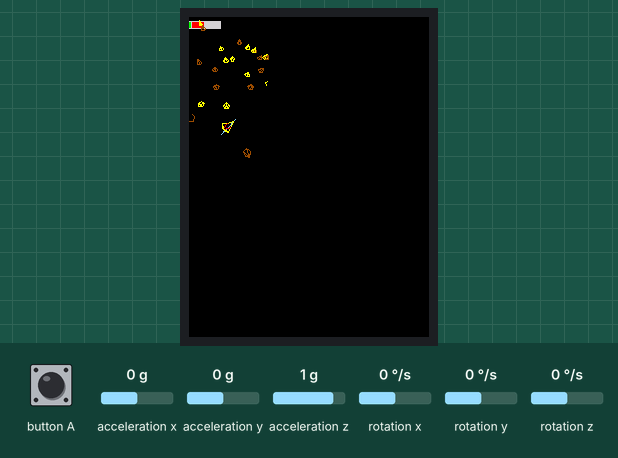
Simulated run of this program. Board: ESP32. Parts: 240×320 colour display. The test bench sets the inputs (shaded band); at power-on: acceleration x 0 g, acceleration z 1 g, acceleration y 0 g, rotation x 0 °/s, rotation y 0 °/s, rotation z 0 °/s. Random numbers use the default seed unless the program sets one.

Above: at 1.22 s.
1.5 s: acceleration x set to -1.4 g
At 1.83 s:
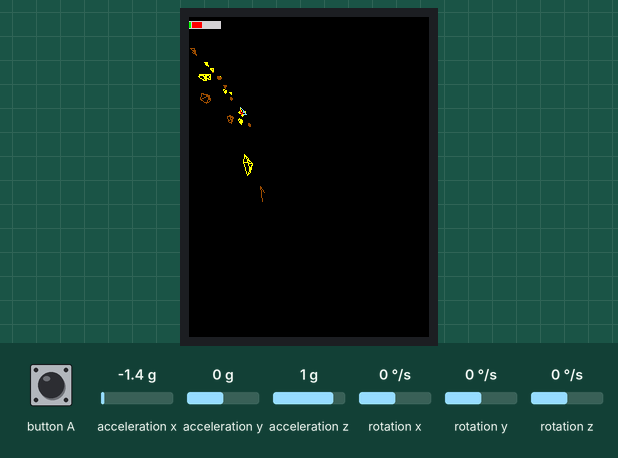
3.1 s: acceleration z set to -1.4 g
At 3.35 s:
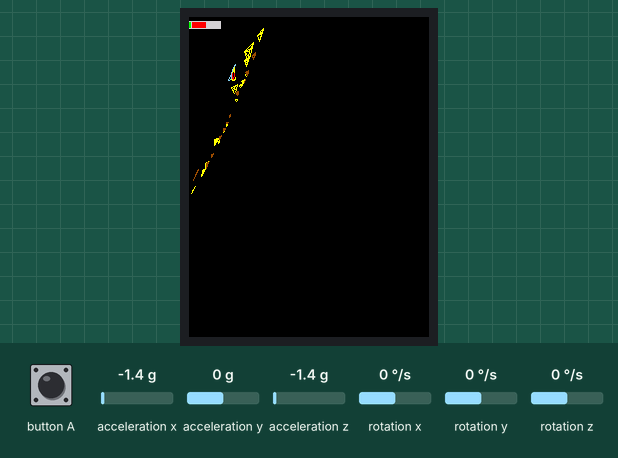
4.7 s: acceleration x set to -0.8 g
At 4.88 s:
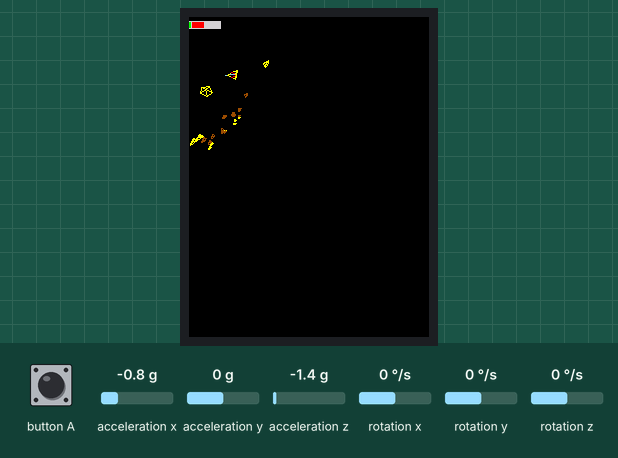
6.2 s: acceleration z set to -0.8 g
At 6.4 s:
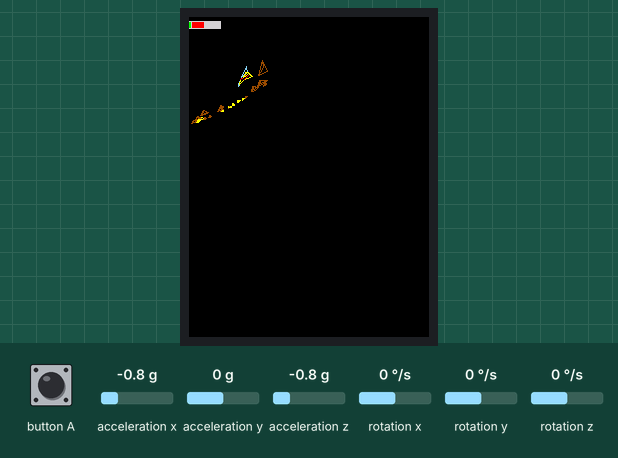
Timing chart, 0 to 8.7 s (numbered marks = the images above; inputs shaded):
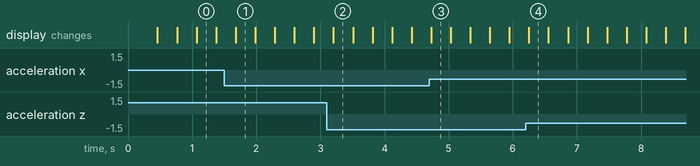

The program:

main.cpp
```cpp
#include <M5StickC.h>
#include <time.h>
#define LGFX_AUTODETECT
#include <LovyanGFX.hpp>

static LGFX lcd;

static constexpr const int ScreenWidth = 80;
static constexpr const int ScreenHeight = 160;
static constexpr const float Left = -1.0f;
static constexpr const float Right = 1.0f;
static constexpr const float Top = ((float)ScreenHeight / (float)ScreenWidth);
static constexpr const float Bottom = -((float)ScreenHeight / (float)ScreenWidth);
static constexpr const float Near = 1.0f;
static constexpr const float Far = 100.0f;
static constexpr const int NbTransBuff = 1024;

#include "def.h"
//
#include "modeldata.h"
#include "mapdata.h"

ModelUnit model = {
    &planeMdl,
    {0.0f, 0.0f, 0.0f},
    {0.0f, 0.0f, 0.0f, 1.0f},
    {1.0f, 1.0f, 1.0f},
    -1};
ModelUnit cursor = {
    &pentaMdl,
    {0.0f, 0.0f, 0.0f},
    {0.0f, 0.0f, 0.0f, 1.0f},
    {1.0f, 1.0f, 1.0f},
    -1};

// 透視変換行列
const Matrix frustum = {
    2.0f * Near / (Right - Left),
    0.0f,
    (Right + Left) / (Right - Left),
    0.0f,

    0.0f,
    2.0f * Near / (Top - Bottom),
    (Top + Bottom) / (Top - Bottom),
    0.0f,

    0.0f,
    0.0f,
    -((Far + Near) / (Far - Near)),
    (-2.0f * Far * Near) / (Far - Near),

    0.0f,
    0.0f,
    -1.0f,
    0.0f,
};
// ビュー変換
Quaternion modelViewQ, modelViewQN;
// ビュースタック
Matrix modelView;
Matrix mvStack[2];
int mvStackIdx = 0;
Vector transBuffer[NbTransBuff];
Vector eraseBuffer[NbTransBuff];
int transIdx;

// 画面消去用
struct DrawBBox : public BoundingBox
{
  DrawBBox() : BoundingBox(ScreenWidth, ScreenHeight) {}

  void draw()
  {
    // 一応データは取るけど描画が遅いので消去には使わない
    // if (enabled)
    //   lcd.fillRect(dl, dt, w, h, TFT_BLACK);
    enabled = false;
  }
};

DrawBBox bboxList[64];
int nbUseBBox;
int nbReqBBox;

// 前のフレームで描画した部分を消去
void clearPrevDraw()
{
  for (int i = 0; i < nbUseBBox; i++)
  {
    auto &bb = bboxList[i];
    bb.draw();
  }
  for (int i = 0; i < nbReqBBox; i++)
  {
    auto &bb = bboxList[i];
    bb.fix();
    bb.clear();
  }
  nbUseBBox = nbReqBBox;
  nbReqBBox = 0;
}
//
DrawBBox &getBBox()
{
  return bboxList[nbReqBBox++];
}

//
void IdentityMatrix(Matrix &m)
{
  for (int i = 0; i < 16; i++)
  {
    m[i] = (i % 5 == 0) ? 1.0f : 0.0f;
  }
}

// クォータニアンからマトリクスへ
void Quat2Mat(Matrix &m, const Quaternion &q)
{
  const float x = q[0];
  const float y = q[1];
  const float z = q[2];
  const float w = q[3];
  const float xy2 = 2.0f * x * y;
  const float wz2 = 2.0f * w * z;
  const float xz2 = 2.0f * x * z;
  const float wy2 = 2.0f * w * y;
  const float yz2 = 2.0f * y * z;
  const float wx2 = 2.0f * w * x;

  m[0] = 1.0f - 2.0f * y * y - 2.0f * z * z;
  m[1] = xy2 + wz2;
  m[2] = xz2 - wy2;
  m[3] = 0.0f;
  m[4] = xy2 - wz2;
  m[5] = 1.0f - 2.0f * x * x - 2.0f * z * z;
  m[6] = yz2 + wx2;
  m[7] = 0.0f;
  m[8] = xz2 + wy2;
  m[9] = yz2 - wx2;
  m[10] = 1.0f - 2.0f * x * x - 2.0f * y * y;
  m[11] = 0.0f;
  m[12] = 0.0f;
  m[13] = 0.0f;
  m[14] = 0.0f;
  m[15] = 1.0f;
}

// 逆変換クォータニアン
void QuatNeg(Quaternion &rq, const Quaternion &q)
{
  rq[3] = q[3];
  rq[0] = -q[0];
  rq[1] = -q[1];
  rq[2] = -q[2];
}

// 正規化
void QuatUnit(Quaternion &q)
{
  auto l = q[0] * q[0] + q[1] * q[1] + q[2] * q[2] + q[3] * q[3];
  l = 1.0f / sqrt(l);
  q[0] *= l;
  q[1] *= l;
  q[2] *= l;
  q[3] *= l;
}

// クォータニアン乗算
void QuatMul(Quaternion &rq, const Quaternion &q0, const Quaternion &q1)
{
  double w0 = q0[3], w1 = q1[3];
  double x0 = q0[0], x1 = q1[0];
  double y0 = q0[1], y1 = q1[1];
  double z0 = q0[2], z1 = q1[2];

  double d0, d1, d2, d3;
  d0 = w0 * w1;
  d1 = x0 * x1;
  d2 = y0 * y1;
  d3 = z0 * z1;
  rq[3] = d0 - d1 - d2 - d3;

  d0 = w0 * x1;
  d1 = x0 * w1;
  d2 = y0 * z1;
  d3 = z0 * y1;
  rq[0] = d0 + d1 + d2 - d3;

  d0 = w0 * y1;
  d1 = y0 * w1;
  d2 = z0 * x1;
  d3 = x0 * z1;
  rq[1] = d0 + d1 + d2 - d3;

  d0 = w0 * z1;
  d1 = z0 * w1;
  d2 = x0 * y1;
  d3 = y0 * x1;
  rq[2] = d0 + d1 + d2 - d3;
}

// クォータニアンの回転
void QuatRot(Quaternion &rq, const Quaternion &q, const Quaternion &b)
{
  Quaternion n, tmp;
  QuatNeg(n, q);
  QuatMul(tmp, q, b);
  QuatMul(rq, tmp, n);
}

// ベクトル正規化
void UnitVector(Vector &v)
{
  float x = v[0];
  float y = v[1];
  float z = v[2];
  float l = 1.0f / sqrt(x * x + y * y + z * z);
  v[0] = x * l;
  v[1] = y * l;
  v[2] = z * l;
}

// マトリクスにベクタをかける
void MultiVector(Vector &r, const Matrix &m, const Vector &v)
{
  const float tx = v[0];
  const float ty = v[1];
  const float tz = v[2];
  float x = tx * m[0] + ty * m[1] + tz * m[2];
  float y = tx * m[4] + ty * m[5] + tz * m[6];
  float z = tx * m[8] + ty * m[9] + tz * m[10];
  r[0] = x;
  r[1] = y;
  r[2] = z;
}
// 移動
void MoveMatrix(Matrix &m, float x, float y, float z)
{
  float tx = x * m[0] + y * m[1] + z * m[2];
  float ty = x * m[4] + y * m[5] + z * m[6];
  float tz = x * m[8] + y * m[9] + z * m[10];
  m[3] += tx;
  m[7] += ty;
  m[11] += tz;
}
// ベクタの座標変換
void Translate(Vector &r, const Matrix &m, const Vector &v)
{
  const float tx = v[0];
  const float ty = v[1];
  const float tz = v[2];
  float x = tx * m[0] + ty * m[1] + tz * m[2] + m[3];
  float y = tx * m[4] + ty * m[5] + tz * m[6] + m[7];
  float z = tx * m[8] + ty * m[9] + tz * m[10] + m[11];
  r[0] = x;
  r[1] = y;
  r[2] = z;
}
// 転置
void TransposeMatrix(Matrix &m)
{
  auto m01 = m[1];
  auto m02 = m[2];
  auto m10 = m[4];
  auto m12 = m[6];
  auto m20 = m[8];
  auto m21 = m[9];
  m[1] = m10;
  m[2] = m20;
  m[4] = m01;
  m[6] = m21;
  m[8] = m02;
  m[9] = m12;
}

// マトリクスでの回転
void RotateMatrix(Matrix &t, const Matrix &r)
{
  for (int i = 0; i < 3; i++)
  {
    int idx = i * 4;
    float x = t[idx];
    float y = t[idx + 1];
    float z = t[idx + 2];
    t[idx + 0] = x * r[0] + y * r[4] + z * r[8];
    t[idx + 1] = x * r[1] + y * r[5] + z * r[9];
    t[idx + 2] = x * r[2] + y * r[6] + z * r[10];
  }
}

// マトリクスのスケール
void ScaleMatrix(Matrix &m, float x, float y, float z)
{
  m[0] *= x;
  m[1] *= y;
  m[2] *= z;
  m[4] *= x;
  m[5] *= y;
  m[6] *= z;
  m[8] *= x;
  m[9] *= y;
  m[10] *= z;
}

// マトリクス同士の乗算
void MultiMatrix(Matrix &rm, const Matrix &m0, const Matrix &m1)
{
  for (int i = 0; i < 4; i++)
  {
    int r = i * 4;
    for (int j = 0; j < 4; j++)
    {
      int ri = r + j;
      int ci = j + i;
      rm[ri] = m0[ri + 0] * m1[ci + 0] + m0[ri + 1] * m1[ci + 4] + m0[ri + 2] * m1[ci + 8] + m0[ri + 3] * m1[ci + 12];
    }
  }
}

// 透視変換
void TranslateView(Vector &r, const Vector &v)
{
  Translate(r, frustum, v);

  auto z = r[2];
  if (z < 0.0f)
  {
    auto x = r[0] / z;
    auto y = r[1] / z;
    // 中心のずれた行列には対応しない
    if (abs(x) < Right && abs(y) < Top)
    {
      constexpr const float halfW = (float)ScreenWidth * 0.5f;
      constexpr const float halfH = (float)ScreenHeight * 0.5f;

      r[0] = x * halfW + halfW;
      r[1] = y * halfH + halfH;
    }
    else
      r[2] = 1.0f;
  }
}

// 外積
void OuterVector(Vector &r, const Vector &v0, const Vector &v1)
{
  float x0 = v0[0], x1 = v1[0];
  float y0 = v0[1], y1 = v1[1];
  float z0 = v0[2], z1 = v1[2];
  r[0] = y0 * z1 - y1 * z0;
  r[1] = z0 * x1 - z1 * x0;
  r[2] = x0 * y1 - x1 * y0;
}

// カメラ
void SetCamera(const Vector &eye, const Vector &target, const Vector &up)
{
  float ex = -eye[0];
  float ey = -eye[1];
  float ez = -eye[2];
  float evx = target[0] + ex;
  float evy = target[1] + ey;
  float evz = target[2] + ez;
  float evl = 1.0f / sqrt(evx * evx + evy * evy + evz * evz);
  Vector front, side, tup;
  front[0] = evx * evl;
  front[1] = evy * evl;
  front[2] = evz * evl;
  OuterVector(side, up, front);
  UnitVector(side);
  OuterVector(tup, front, side);
  UnitVector(tup);
  modelView[0] = side[0];
  modelView[1] = tup[0];
  modelView[2] = front[0];
  modelView[3] = 0.0f;
  modelView[4] = side[1];
  modelView[5] = tup[1];
  modelView[6] = front[1];
  modelView[7] = 0.0f;
  modelView[8] = side[2];
  modelView[9] = tup[2];
  modelView[10] = front[2];
  modelView[11] = 0.0f;
  modelView[12] = 0.0f;
  modelView[13] = 0.0f;
  modelView[14] = 0.0f;
  modelView[15] = 1.0f;
  TransposeMatrix(modelView);
  MoveMatrix(modelView, ex, ey, ez);
}

// マトリックススタック操作
void PushMV()
{
  auto &t = mvStack[mvStackIdx++];
  memcpy(t, modelView, sizeof(Matrix));
}
void PopMV()
{
  auto &t = mvStack[--mvStackIdx];
  memcpy(modelView, t, sizeof(Matrix));
}

//
void transSetup()
{
  transIdx = 0;
}

// モデル座標変換
void CalcModel(ModelUnit &mdlunit)
{
  auto &mdl = *mdlunit.model;
  if (transIdx + mdl.numPos >= NbTransBuff)
  {
    // 頂点バッファが足りない
    mdlunit.transIdx = -1;
    return;
  }

  PushMV();
  MoveMatrix(modelView, mdlunit.position[0], mdlunit.position[1], mdlunit.position[2]);
  Matrix p;
  Quat2Mat(p, mdlunit.posture);
  RotateMatrix(modelView, p);
  ScaleMatrix(modelView, mdlunit.scale[0], mdlunit.scale[1], mdlunit.scale[2]);
  mdlunit.transIdx = transIdx;
  auto &dbb = getBBox();
  for (int i = 0; i < mdl.numPos; i++)
  {
    Vector dst;
    Translate(dst, modelView, mdl.point[i]);
    auto &tb = transBuffer[transIdx++];
    TranslateView(tb, dst);
    dbb.update(tb[0], tb[1]);
  }
  PopMV();
}

// 描画したエッジ単位で消去する
struct EraseEdge
{
  float x0, y0, x1, y1;
};
EraseEdge eraseEdge[1024];
int nbErase = 0;

// モデル描画
void DrawModel(const ModelUnit &mdlunit)
{
  if (mdlunit.transIdx < 0)
  {
    // バッファが足りない or 変換されていない
    return;
  }
  auto &mdl = *mdlunit.model;
  Vector *renderBuff = transBuffer + mdlunit.transIdx;
  for (int i = 0; i < mdl.numEdge; i++)
  {
    auto &e = mdl.edge[i];
    auto p0 = renderBuff[e.p0];
    auto p1 = renderBuff[e.p1];
    if (p0[2] < 0.0f && p1[2] < 0.0f)
    {
      // 描画しつつそのエッジ情報を保存する
      auto x0 = p0[0];
      auto y0 = p0[1];
      auto x1 = p1[0];
      auto y1 = p1[1];
      lcd.drawLine(x0, y0, x1, y1, e.color);
      auto &ee = eraseEdge[nbErase++];
      ee.x0 = x0;
      ee.y0 = y0;
      ee.x1 = x1;
      ee.y1 = y1;
    }
  }
}

// 描画したエッジを消去
void eraseEdges()
{
  for (int i = 0; i < nbErase; i++)
  {
    auto &e = eraseEdge[i];
    lcd.drawLine(e.x0, e.y0, e.x1, e.y1, TFT_BLACK);
  }
  nbErase = 0;
}

// マップ生成
MapData *genMap(const MapGenDef *mgd)
{
  auto mapData = new MapData;
  const int nbMdl = mgd->nbMdlList;
  const int nbInBlk = mgd->nbMdlInBlock;
  const int nbBlk = mgd->nbBlocks;
  const auto nbTotalMdl = nbInBlk * nbBlk;
  const auto length = mgd->blockLength;
  mapData->blocks = new MapBlock[nbBlk];
  mapData->models = new ModelUnit[nbTotalMdl];
  mapData->nbBlock = mgd->nbBlocks;
  randomSeed(millis());
  // generate model
  for (int mi = 0; mi < nbTotalMdl; mi++)
  {
    auto &mdl = mapData->models[mi];
    mdl.model = mgd->mdlList[mi % nbMdl];
    auto px = (float)(random(0, 2000) - 1000) * 0.001f;
    auto py = (float)(random(0, 2000) - 1000) * 0.001f;
    auto pz = (float)(random(0, 2000) - 1000) * 0.001f;
    mdl.position[0] = px * mgd->blockWidth;
    mdl.position[1] = py * mgd->blockHeight;
    mdl.position[2] = pz * length;
    mdl.transIdx = -1;
    // TODO
    mdl.posture[0] = 0.0f;
    mdl.posture[1] = 0.0f;
    mdl.posture[2] = 0.0f;
    mdl.posture[3] = 1.0f;
    mdl.scale[0] = 1.0f;
    mdl.scale[1] = 1.0f;
    mdl.scale[2] = 1.0f;
  }
  // generate block
  constexpr float offsetLength = 20.0f;
  mapData->length = offsetLength;
  for (int bi = 0; bi < nbBlk; bi++)
  {
    auto &block = mapData->blocks[bi];
    block.modelList = new int[nbInBlk];
    for (int i = 0; i < nbInBlk; i++)
    {
      block.modelList[i] = bi * nbInBlk + i;
    }
    block.idxList = new int[nbInBlk];
    block.nbModels = nbInBlk;
    block.pos = bi * length + offsetLength;

    mapData->length += mgd->blockLength;
  }
  return mapData;
}

//
void CalcMap(MapData &mapdata)
{
  static float v = 0.0f;
  for (int i = 0; i < mapdata.nbBlock; i++)
  {
    auto &block = mapdata.blocks[i];
    if ((v - 10.0f) > block.pos || (v + 50.0f) < block.pos)
    {
      block.draw = false;
      continue;
    }
    block.draw = true;
    PushMV();
    MoveMatrix(modelView, 0.0f, 0.0f, block.pos - v);
    for (int j = 0; j < block.nbModels; j++)
    {
      int mi = block.modelList[j];
      auto &mdl = mapdata.models[mi];
      int oi = mdl.transIdx;
      CalcModel(mdl);
      block.idxList[j] = mdl.transIdx;
      mdl.transIdx = oi;
    }
    PopMV();
  }
  v += 0.2f;
  if (v > mapdata.length)
    v = 0.0f;
}
//
void DrawMap(MapData &mapdata)
{
  for (int i = 0; i < mapdata.nbBlock; i++)
  {
    auto &block = mapdata.blocks[i];
    if (block.draw == false)
      continue;
    for (int j = 0; j < block.nbModels; j++)
    {
      int mi = block.modelList[j];
      auto &mdl = mapdata.models[mi];
      int oi = mdl.transIdx;
      mdl.transIdx = block.idxList[j];
      DrawModel(mdl);
      mdl.transIdx = oi;
    }
  }
}

// アプリ初期化
void setup()
{
  lcd.init();
  lcd.setRotation(0);
  lcd.setBrightness(80);

  lcd.setColor(TFT_NAVY);

  M5.MPU6886.Init();

  for (auto &bb : bboxList)
  {
    bb.clear();
    bb.fix();
  }
  nbUseBBox = 0;
  nbReqBBox = 0;

  mapData = genMap(&mGenData);
  delay(100);
}

// アプリループ
void loop()
{
  auto st = millis();

  static unsigned long dt = 0;
  static unsigned long udt = 0;
  static float accX = 0.0f;
  static float accY = 0.0f;
  static float accZ = 0.0f;
  static float gyroX = 0.0f;
  static float gyroY = 0.0f;
  static float gyroZ = 0.0f;

  M5.MPU6886.getGyroData(&gyroX, &gyroY, &gyroZ);
  M5.MPU6886.getAccelData(&accX, &accY, &accZ);

  if (digitalRead(M5_BUTTON_HOME) == LOW)
  {
  }

  transSetup();
  {
    constexpr const float Pi = 3.14159265f;
    static int cnt = 0;
    float rb = (float)cnt / 360.0f;
    cnt = (cnt + 1) % 360;

    float rad = rb * Pi;

    // object
    model.posture[0] = 0.0f;
    model.posture[1] = sin(rad);
    model.posture[2] = 0.0f;
    model.posture[3] = cos(rad);
    model.position[0] = 0.0f;
    model.position[1] = 2.5f;
    model.position[2] = 3.0f;
    // camera
    Quaternion rot, rotn, rotx, roty;
    int rxi = max(min(accZ * 50.0f, 100.0f), -100.0f);
    int ryi = max(min(accX * 50.0f, 100.0f), -100.0f);
    float rx = (float)rxi * Pi * 0.003f;
    float ry = (float)ryi * Pi * 0.003f;
    rotx[0] = sin(rx);
    rotx[1] = 0.0f;
    rotx[2] = 0.0f;
    rotx[3] = cos(rx);
    roty[0] = 0.0f;
    roty[1] = sin(ry);
    roty[2] = 0.0f;
    roty[3] = cos(ry);
    QuatMul(rot, rotx, roty);
    QuatUnit(rot);
    QuatNeg(rotn, rot);
    Quaternion te, ev = {0.0f, 5.0f, -10.0f, 0.0f}, eu = {0.0f, 1.0f, 0.0f, 0.0f};
    QuatMul(te, rot, ev);
    QuatMul(ev, te, rotn);
    QuatMul(te, rot, eu);
    QuatMul(eu, te, rotn);
    Vector eye, up;
    eye[0] = ev[0];
    eye[1] = ev[1];
    eye[2] = ev[2] + 10.0f;
    up[0] = eu[0];
    up[1] = eu[1];
    up[2] = eu[2];
    Vector tgt = {0.0f, 2.0f, 10.0f};
    SetCamera(eye, tgt, up);
    // display
    CalcMap(*mapData);
    CalcModel(model);
  }

  udt = millis() - st;
  lcd.startWrite();
  {
    clearPrevDraw();
    eraseEdges();
    lcd.fillRect(0, 4, 32, 8, TFT_LIGHTGREY);
    lcd.fillRect(0, 5, udt * 2, 6, TFT_GREEN);
    lcd.fillRect(udt * 2 + 1, 5, dt * 2, 6, TFT_RED);

    DrawMap(*mapData);
    DrawModel(model);
  }
  lcd.endWrite();
  dt = millis() - st;
  if (dt < 15)
    delay(16 - dt);
}
```

def.h
```cpp
#pragma once

using Matrix = float[16];
using Vector = float[3];
using Quaternion = float[4];

// 辺
struct Edge
{
    int p0;
    int p1;
    int color;
};

// 簡易モデル構造
struct Model
{
    Vector *point;
    Edge *edge;
    int numPos;
    int numEdge;
};

// モデルインスタンス
struct ModelUnit
{
    Model *model;
    Vector position;
    Quaternion posture;
    Vector scale;
    int transIdx;
};

// マップ1ブロック
struct MapBlock
{
    int *modelList;
    int *idxList;
    float pos;
    int nbModels;
    bool draw;
};

// バウンディングボックス
struct BoundingBox
{
    int left, right, top, bottom;
    int dl, dt, w, h;
    int W, H;
    bool enabled;

    BoundingBox(int ww, int hh) : W(ww), H(hh) { clear(); }

    void clear()
    {
        left = W;
        right = 0;
        top = H;
        bottom = 0;
    }

    void update(int x, int y)
    {
        if (left > x)
            left = x;
        if (right < x)
            right = x;
        if (top > y)
            top = y;
        if (bottom < y)
            bottom = y;
    }

    void fix()
    {
        w = right - left;
        h = bottom - top;
        if (w < 0)
        {
            w = -w;
            dl = right;
        }
        else
            dl = left;
        if (h < 0)
        {
            h = -h;
            dt = bottom;
        }
        else
            dt = top;
        w++;
        h++;
        enabled = (dl < W && dt < H && (dl + W >= 0) && (dt + H >= 0));
    }
};

// マップデータ
struct MapData
{
    MapBlock *blocks;
    ModelUnit *models;
    float length;
    int nbBlock;
};

// マップ生成データ
struct MapGenDef
{
    Model **mdlList;
    int nbMdlList;
    float blockWidth;
    float blockHeight;
    float blockLength;
    int nbMdlInBlock;
    int nbBlocks;
};
```

mapdata.h
```cpp
#pragma once

#include "def.h"

// model on map
Vector basePos[6] = {
    {0.0f, 0.0f, 1.0f},
    {0.951f, 0.0f, 0.309f},
    {0.5877f, 0.0f, -0.809f},
    {-0.5877f, 0.0f, -0.809f},
    {-0.951f, 0.0f, 0.309f},
    {0.0f, 1.0f, 0.0f},
};
// yellow base
Edge baseIdx[10] = {
    {0, 1, TFT_YELLOW},
    {1, 2, TFT_YELLOW},
    {2, 3, TFT_YELLOW},
    {3, 4, TFT_YELLOW},
    {4, 0, TFT_YELLOW},
    {0, 5, TFT_YELLOW},
    {1, 5, TFT_YELLOW},
    {2, 5, TFT_YELLOW},
    {3, 5, TFT_YELLOW},
    {4, 5, TFT_YELLOW},
};
Model baseMdl = {basePos, baseIdx, 6, 10};
// brown base
Edge baseIdx2[10] = {
    {0, 1, TFT_BROWN},
    {1, 2, TFT_BROWN},
    {2, 3, TFT_BROWN},
    {3, 4, TFT_BROWN},
    {4, 0, TFT_BROWN},
    {0, 5, TFT_BROWN},
    {1, 5, TFT_BROWN},
    {2, 5, TFT_BROWN},
    {3, 5, TFT_BROWN},
    {4, 5, TFT_BROWN},
};
Model baseMdl2 = {basePos, baseIdx2, 6, 10};

Model *mUseMdlList[] = {&baseMdl, &baseMdl2};

MapGenDef mGenData = {
    mUseMdlList, (int)(sizeof(mUseMdlList) / sizeof(Model *)),
    16.0f, 0.1f, 16.0f,
    8,
    20};

MapData *mapData;
```

Source omitted: modeldata.h (2165 bytes)
